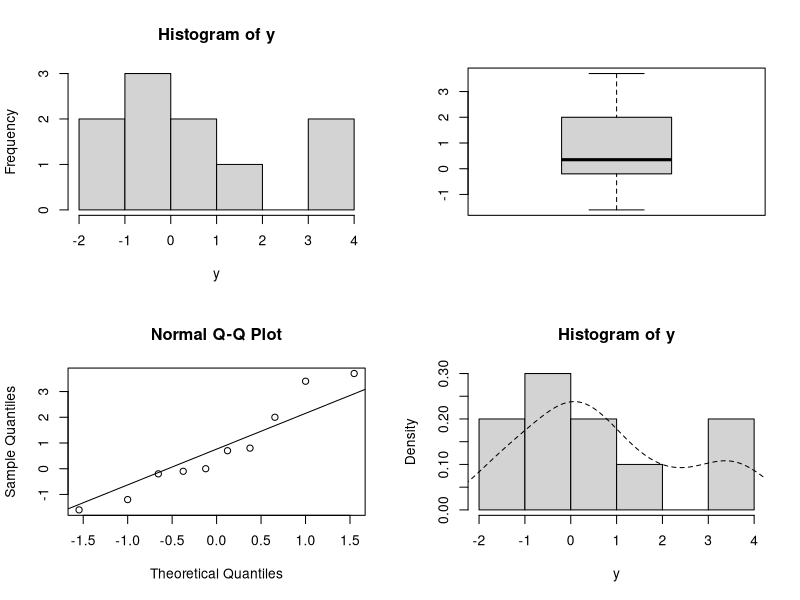
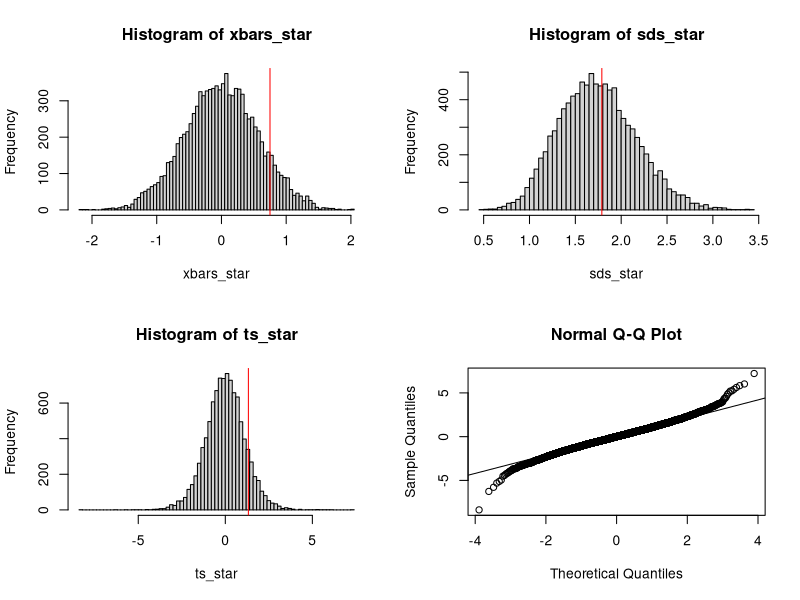

Reproduce these figures in R, in order.
y <- sleep$extra[sleep$group == 1]
y

summary(y)
sd(y)
par(mfrow=c(2,2))
hist(y)
boxplot(y)
qqnorm(y); qqline(y)
hist(y, prob=TRUE)
lines(density(y), lty=2)

t.test(y)
t.test(y, alternative = "greater")

options(digits = 3)
set.seed(1606)
(y_star <- rnorm(10, 0, 1.8))
mean(y_star-0); sd(y_star)
(t_star <- mean(y_star-0) / (sd(y_star)/sqrt(length(y_star))))

(y_star <- rnorm(10, 0, 1.8))
mean(y_star-0); sd(y_star)
(t_star <- mean(y_star-0) / (sd(y_star)/sqrt(length(y_star))))

(y_star <- rnorm(10, 0, 1.8))
mean(y_star-0); sd(y_star)
(t_star <- mean(y_star-0) / (sd(y_star)/sqrt(length(y_star))))


set.seed(1606)
B <- 1e4
n <- 10
xbars_star <- rep(NA, B)
sds_star <- rep(NA, B)
ts_star <- rep(NA, B)
for(b in 1:B) {
  y_star <- rnorm(n, 0, 1.789)
  m <- mean(y_star)
  s <- sd(y_star)
  xbars_star[b] <- m
  sds_star[b] <- s
  ts_star[b] <- m / (s/sqrt(n))
}

opar <- par(mfrow=c(2,2))
hist(xbars_star, nclass=100)
abline(v = 0.75, col='red')
hist(sds_star, nclass=100)
abline(v = 1.789, col='red')
hist(ts_star, nclass=100)
abline(v = 1.3257, col='red')
qqnorm(ts_star); qqline(ts_star)
par(opar)

length(which(ts_star > 1.3257)) / B
